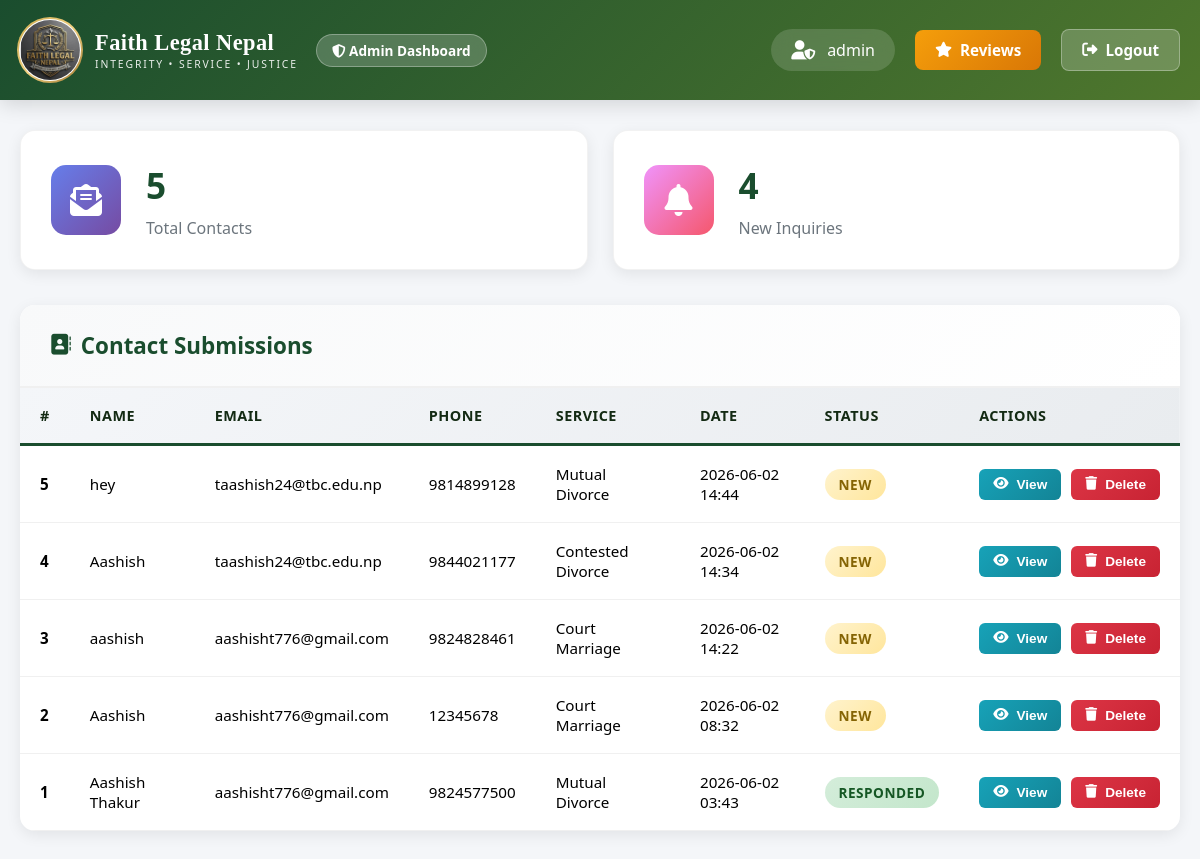
/admin/dashboard (signed in), run on an earlier commit of the app's database.
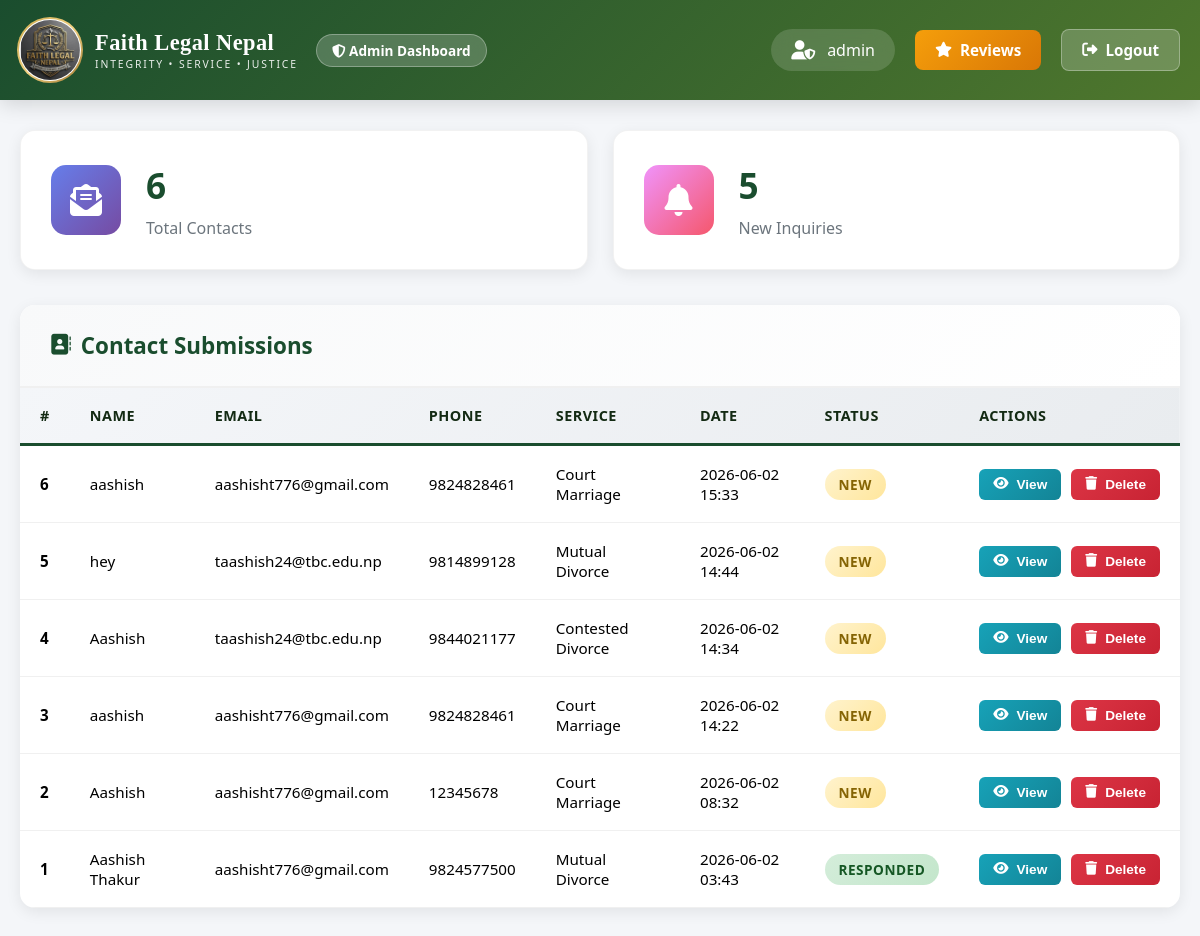
And on a later commit of the database.
### app.py (models this page shows, shortened)
class Admin(UserMixin, db.Model):
    __tablename__ = 'admin'
    id = db.Column(db.Integer, primary_key=True)
    username = db.Column(db.String(80), unique=True, nullable=False)
    password_hash = db.Column(db.String(200), nullable=False)

class Contact(db.Model):
    __tablename__ = 'contact'
    id = db.Column(db.Integer, primary_key=True)
    name = db.Column(db.String(100), nullable=False)
    email = db.Column(db.String(120), nullable=False)
    phone = db.Column(db.String(20), nullable=False)
    service = db.Column(db.String(100), nullable=False)
    message = db.Column(db.Text, nullable=False)
    created_at = db.Column(db.DateTime, default=datetime.utcnow)
    status = db.Column(db.String(20), default='New')  # New, Read, Responded

### app.py (the view)
@app.route('/admin/dashboard')
@login_required
def admin_dashboard():
    contacts = Contact.query.order_by(Contact.created_at.desc()).all()
    total_contacts = Contact.query.count()
    new_contacts = Contact.query.filter_by(status='New').count()
    read_contacts = Contact.query.filter_by(status='Read').count()
    responded_contacts = Contact.query.filter_by(status='Responded').count()
    print(f"\n📊 Dashboard accessed by: {current_user.username}")
    print(f"   Total: {total_contacts}, New: {new_contacts}, Read: {read_contacts}, Responded: {responded_contacts}")
    return render_template('admin_dashboard.html',
                         contacts=contacts,
                         total_contacts=total_contacts,
                         new_contacts=new_contacts,
                         read_contacts=read_contacts,
                         responded_contacts=responded_contacts)

### app.py (called while the page is built)
@login_manager.user_loader
def load_user(user_id):
    return Admin.query.get(int(user_id))

### templates/admin_dashboard.html (shortened to what this page needs)
<!DOCTYPE html>
<html lang="en">
<head>
    <link rel="stylesheet" href="https://cdnjs.cloudflare.com/ajax/libs/font-awesome/6.4.0/css/all.min.css">
</head>
<body>
    <div class="dashboard-header">
        <div class="header-container">
            <div class="dashboard-title">
                <div class="logo-section">
                    <div class="logo-img-wrapper">
                        <img src="{{ url_for('static', filename='images/logo.jpg') }}" alt="Faith Legal Nepal Logo" class="logo-img" onerror="this.style.display='none'">
                    </div>
                    <div class="logo-text">
                        <span class="logo-name">Faith Legal Nepal</span>
                        <span class="logo-tagline">Integrity • Service • Justice</span>
                    </div>
                </div>
                <div class="admin-badge">
                    <i class="fas fa-shield-alt"></i> Admin Dashboard
                </div>
            </div>
            <div class="header-actions">
                <div class="user-info">
                    <i class="fas fa-user-shield"></i>
                    <span>{{ current_user.username }}</span>
                </div>
                <a href="/admin/reviews" class="btn btn-reviews">
                    <i class="fas fa-star"></i>
                    Reviews
                </a>
                <a href="{{ url_for('admin_logout') }}" class="btn btn-logout">
                    <i class="fas fa-sign-out-alt"></i> Logout
                </a>
            </div>
        </div>
    </div>
    <div class="container">
        <div class="stats-grid">
            <div class="stat-card">
                <div class="stat-icon total">
                    <i class="fas fa-envelope-open-text"></i>
                </div>
                <div class="stat-info">
                    <h3>{{ total_contacts }}</h3>
                    <p>Total Contacts</p>
                </div>
            </div>
            <div class="stat-card">
                <div class="stat-icon new">
                    <i class="fas fa-bell"></i>
                </div>
                <div class="stat-info">
                    <h3>{{ new_contacts }}</h3>
                    <p>New Inquiries</p>
                </div>
            </div>
        </div>
        <div class="contacts-section">
            <div class="section-header">
                <h2>
                    <i class="fas fa-address-book"></i>
                    Contact Submissions
                </h2>
            </div>
            <div class="table-container">
                {% if contacts %}
                    <table>
                        <thead>
                            <tr>
                                <th>#</th>
                                <th>Name</th>
                                <th>Email</th>
                                <th>Phone</th>
                                <th>Service</th>
                                <th>Date</th>
                                <th>Status</th>
                                <th>Actions</th>
                            </tr>
                        </thead>
                        <tbody>
                            {% for contact in contacts %}
                                <tr>
                                    <td><strong>{{ contact.id }}</strong></td>
                                    <td>{{ contact.name }}</td>
                                    <td>{{ contact.email }}</td>
                                    <td>{{ contact.phone }}</td>
                                    <td>{{ contact.service }}</td>
                                    <td>{{ contact.created_at.strftime('%Y-%m-%d %H:%M') }}</td>
                                    <td>
                                        <span class="status-badge status-{{ contact.status.lower() }}">
                                            {{ contact.status }}
                                        </span>
                                    </td>
                                    <td>
                                        <div class="action-buttons">
                                            <button class="btn btn-sm btn-view" onclick="viewContact({{ contact.id }}, '{{ contact.name }}', '{{ contact.email }}', '{{ contact.phone }}', '{{ contact.service }}', `{{ contact.message }}`, '{{ contact.created_at.strftime('%Y-%m-%d %H:%M') }}', '{{ contact.status }}')">
                                                <i class="fas fa-eye"></i> View
                                            </button>
                                            <form method="POST" action="{{ url_for('delete_contact', contact_id=contact.id) }}" style="display: inline;">
                                                <button type="submit" class="btn btn-sm btn-delete" onclick="return confirm('Are you sure you want to delete this contact?')">
                                                    <i class="fas fa-trash"></i> Delete
                                                </button>
                                            </form>
                                        </div>
                                    </td>
                                </tr>
                            {% endfor %}
                        </tbody>
                    </table>
                {% else %}
                    <div class="no-contacts">
                        <i class="fas fa-inbox"></i>
                        <h3>No contacts yet</h3>
                        <p>Contact submissions will appear here</p>
                    </div>
                {% endif %}
            </div>
        </div>
    </div>
</body>
</html>

What changed in the data, as far as the page shows it:
added Contact: id "6", name "aashish", email "aashisht776@gmail.com", phone "9824828461", service "Court Marriage", created_at "2026-06-02 15:33", status "NEW"
Also different on the page:
{{ total_contacts }}: "5" → "6"
{{ new_contacts }}: "4" → "5"
